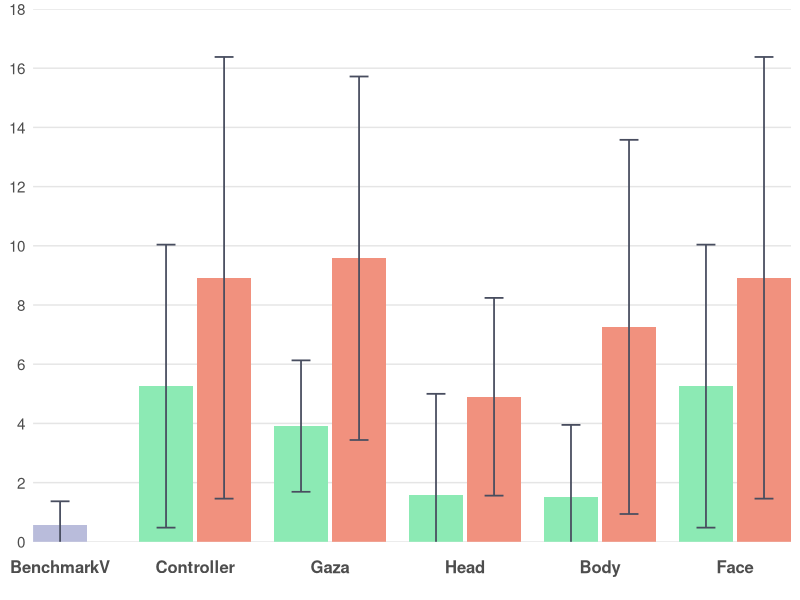
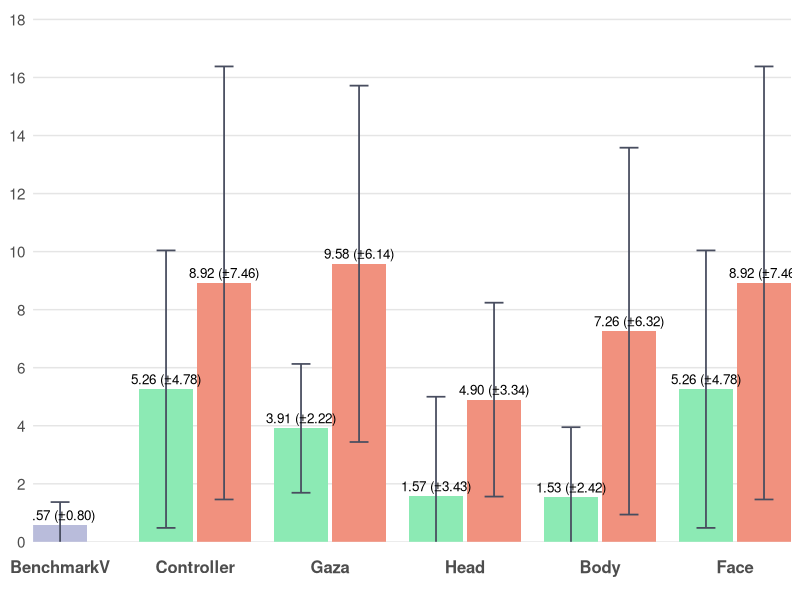

Here is the R script that generated these plots, in order:
# ================= Packages =================
if (!require(ggplot2)) install.packages("ggplot2")
library(ggplot2)

# ================= Data =================
bench_mean <- 0.57; bench_sd <- 0.80

dat <- data.frame(
  Category = c("BenchmarkV",
               "Controller","Controller",
               "Gaza","Gaza",
               "Head","Head",
               "Body","Body",
               "Face","Face"),
  slot     = c("C",
               "L","R",
               "L","R",
               "L","R",
               "L","R",
               "L","R"),
  series   = c("BenchmarkV",
               "Low","High",
               "Low","High",
               "Low","High",
               "Low","High",
               "Low","High"),
  mean     = c(bench_mean,
               5.26, 8.92,    # Controller: Low, High
               3.91, 9.58,    # Gaza: Low, High
               1.57, 4.90,    # Head: Low, High
               1.53, 7.26,    # Body: Low, High
               5.26, 8.92),   # Face: Low, High
  sd       = c(bench_sd,
               4.78, 7.46,    # Controller: Low, High
               2.22, 6.14,    # Gaza: Low, High
               3.43, 3.34,    # Head: Low, High
               2.42, 6.32,    # Body: Low, High
               4.78, 7.46),   # Face: Low, High
  stringsAsFactors = FALSE
)

# 固定横轴顺序
dat$Category <- factor(dat$Category,
  levels = c("BenchmarkV","Controller","Gaza","Head","Body","Face"))
dat$slot   <- factor(dat$slot, levels = c("L","C","R"))
dat$series <- factor(dat$series, levels = c("Low","BenchmarkV","High"))

# ================= 手动定位（确保居中+相邻柱体有间距） =================
# 以每个类目的中心为整数(1,2,3,...)，在左右各偏移 delta；两柱宽度为 bar_w
group_w <- 0.8               # 每个类目总体占宽（<1 避免挤到相邻类目）
bar_w   <- group_w / 2       # 0.4  柱体宽度保持不变
delta   <- group_w / 4       # 0.2  基础偏移
gap     <- 0.03              # 相邻柱体间距（几个像素）

# 对于非BenchmarkV类别，L和R之间增加间距
offset_map <- c(L = -delta - gap/2, C = 0, R = +delta + gap/2)

x_base <- as.numeric(dat$Category)
dat$x  <- x_base + unname(offset_map[as.character(dat$slot)])

# ================= 配色方案 =================
col_low  <- "#8CEAB4"      # Low
col_high <- "#F1917E"      # High
col_bench <- "#B9BCDB"      # BenchmarkV

err_col   <- "#484D5F"

theme_base <- theme_minimal(base_size = 13) +
  theme(
    legend.position    = "none",
    panel.background   = element_rect(fill = "#FFFFFF", color = NA),  # 白底
    plot.background    = element_rect(fill = "#FFFFFF", color = NA),  # 白底
    panel.grid.major   = element_blank(),  # 去除所有网格线
    panel.grid.minor   = element_blank(),  # 去除所有网格线
    panel.grid.major.x = element_blank(),
    panel.grid.minor.x = element_blank(),
    panel.grid.major.y = element_blank(),
    panel.grid.minor.y = element_blank(),
    axis.ticks.x       = element_blank(),  # 去除x轴刻度线（底部灰色竖线）
    axis.ticks.y       = element_blank(),  # 去除y轴刻度线（左侧竖着的刻度线）
    axis.line.x        = element_blank(),  # 去除x轴线（底部灰色竖线）
    axis.line.y        = element_blank(),  # 去除y轴线（左侧竖线）
    axis.text.x        = element_text(size = 12, face = "bold", 
                                       margin = margin(t = 10, b = 10)),  # 底部文字距离坐标轴更远
    axis.text.y        = element_text(size = 11),
    axis.title         = element_blank()
  )

# y 轴：根据数据特点确定范围（0-18，主要刻度间隔为 2）
y_top    <- 18
y_breaks <- seq(0, 18, by = 2)  # 0, 2, 4, 6, 8, 10, 12, 14, 16, 18

# x 轴：用数值坐标，刻度放在每个类目中心
x_breaks <- seq_along(levels(dat$Category))
x_labels <- levels(dat$Category)

# ================= 图1：不带标注 =================
p1 <- ggplot(dat, aes(x = x, y = mean, fill = series)) +
  # 手动添加 0-18 的水平坐标线
  geom_hline(yintercept = y_breaks, color = "#E5E5E5", linewidth = 0.5) +
  geom_col(width = bar_w, position = "identity", colour = NA) +
  geom_errorbar(aes(ymin = mean - sd, ymax = mean + sd),
                width = bar_w * 0.35, color = err_col, linewidth = 0.6,
                position = "identity") +
  scale_fill_manual(values = c(Low = col_low, BenchmarkV = col_bench, High = col_high)) +
  scale_y_continuous(breaks = y_breaks, minor_breaks = NULL) +
  scale_x_continuous(breaks = x_breaks, labels = x_labels, expand = c(0, 0)) +
  coord_cartesian(ylim = c(0, y_top), expand = 0) +
  theme_base

# ================= 图2：带"均值(±SD)"标注 =================
lab_df <- transform(dat, label = sprintf("%.2f (±%.2f)", mean, sd))

p2 <- ggplot(dat, aes(x = x, y = mean, fill = series)) +
  # 手动添加 0-18 的水平坐标线
  geom_hline(yintercept = y_breaks, color = "#E5E5E5", linewidth = 0.5) +
  geom_col(width = bar_w, position = "identity", colour = NA) +
  geom_errorbar(aes(ymin = mean - sd, ymax = mean + sd),
                width = bar_w * 0.35, color = err_col, linewidth = 0.6,
                position = "identity") +
  geom_text(data = lab_df, aes(label = label),
            vjust = -0.5, size = 3.4, position = "identity") +
  scale_fill_manual(values = c(Low = col_low, BenchmarkV = col_bench, High = col_high)) +
  scale_y_continuous(breaks = y_breaks, minor_breaks = NULL) +
  scale_x_continuous(breaks = x_breaks, labels = x_labels, expand = c(0, 0)) +
  coord_cartesian(ylim = c(0, y_top * 1.02), expand = 0) +
  theme_base

# 保存文件
ggsave("performance_toc_no_labels.png", p1, width = 8, height = 4.2, dpi = 300, bg = "white")
ggsave("performance_toc_with_labels.png", p2, width = 8, height = 4.6, dpi = 300, bg = "white")
